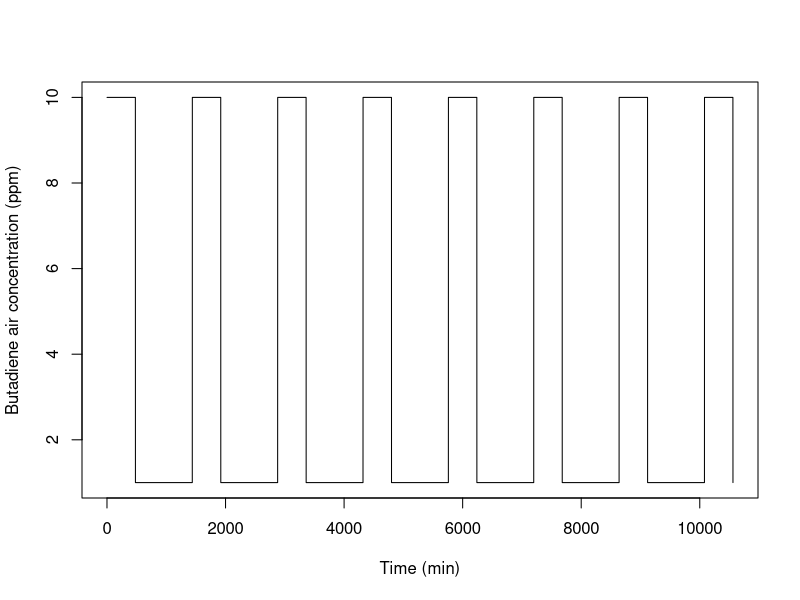
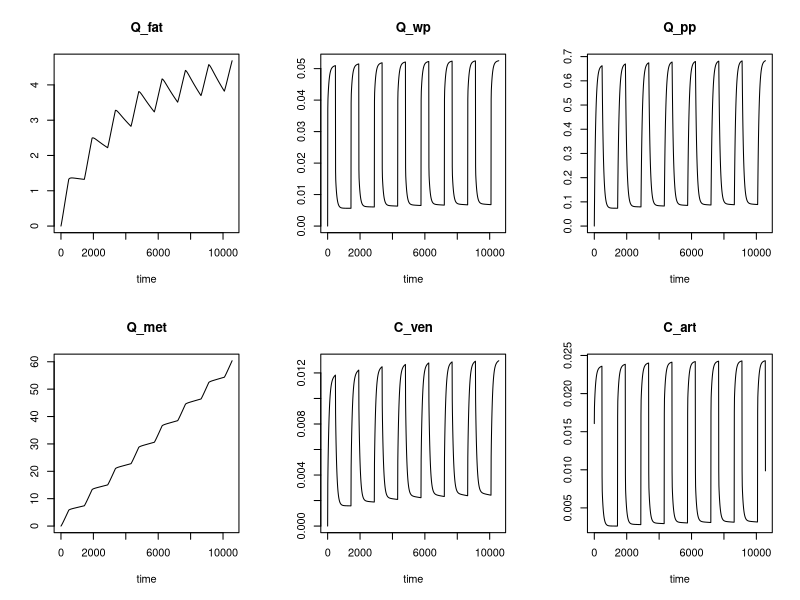
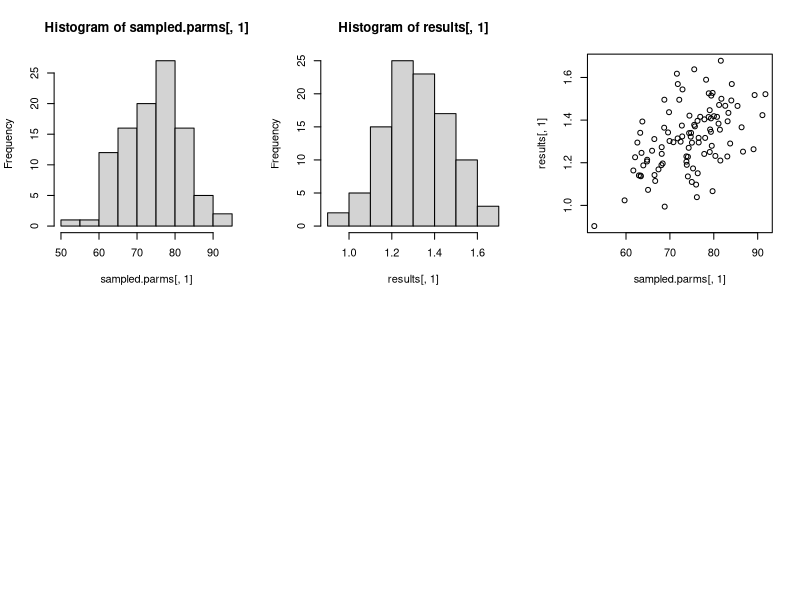

Generate these figures, in order, with R:
# Define and initialize the state variables
y <- c("Q_fat" = 0, # Quantity of butadiene in fat (mg)
       "Q_wp" = 0, # ~ in well-perfused (mg)
       "Q_pp" = 0, # ~ in poorly-perfused (mg)
       "Q_met" = 0) # ~ metabolized (mg)

# Define the model parameters
# Units:
# Volumes: liter
# Time: minute
# Flows: liter / minute
parameters <- c("BDM" = 73, # Body mass (kg)
               "Height" = 1.6, # Body height (m)
               "Age" = 40, # in years
               "Sex" = 1, # code 1 is male, 2 is female
               "Flow_pul" = 5, # Pulmonary ventilation rate (L/min)
               "Pct_Deadspace" = 0.7, # Fraction of pulmonary deadspace
               "Vent_Perf" = 1.14, # Ventilation over perfusion ratio
               "Pct_LBDM_wp" = 0.2, # wp tissue as fraction of lean mass
               "Pct_Flow_fat" = 0.1, # Fraction of cardiac output to fat
               "Pct_Flow_pp" = 0.35, # ~ to pp
               "PC_art" = 2, # Blood/air partition coefficient
               "PC_fat" = 22, # Fat/blood ~
               "PC_wp" = 0.8, # wp/blood ~
               "PC_pp" = 0.8, # pp/blood ~
               "Kmetwp" = 0.25) # Rate constant for metabolism

week_per_month <- 60 * 24 * 7 + 480 
x1 <- seq(0, week_per_month, 1440)
x2 <- seq(480, week_per_month, 1440)
duration <- as.vector(matrix(c(x1, x2), nrow = 2, byrow = TRUE))
exposure <- rep(c(10,1),length(duration)/2)

C_inh <- approxfun(x = duration, y = exposure, method="constant", f=0, rule=2)

# Check the input concentration profile just defined
plot(C_inh(1:week_per_month), xlab = "Time (min)",
     ylab = "Butadiene air concentration (ppm)", type = "l")

# Define the model equations
bd.model = function(t, y, parameters) {
  with (as.list(y), {
    with (as.list(parameters), {
      
      # Define the fixed parameters
      Height = 1.6
      Age = 40
      Sex = 1
      
      # Define some useful constants
      MW_bu = 54.0914 # butadiene molecular weight (in grams)
      ppm_per_mM = 24450 # ppm to mM under normal conditions
      # Conversions from/to ppm
      ppm_per_mg_per_l = ppm_per_mM / MW_bu
      mg_per_l_per_ppm = 1 / ppm_per_mg_per_l
      # Calculate Flow_alv from total pulmonary flow
      Flow_alv = Flow_pul * (1 - Pct_Deadspace)
      # Calculate total blood flow from Flow_alv and the V/P ratio
      Flow_tot = Flow_alv / Vent_Perf
      # Calculate fraction of body fat
      Pct_BDM_fat = (1.2 * BDM / (Height * Height) - 10.8
                     *(2 - Sex) +
                       0.23 * Age - 5.4) * 0.01
      # Actual volumes, 10% of body mass (bones…) get no butadiene
      Eff_V_fat = Pct_BDM_fat * BDM
      Eff_V_wp = Pct_LBDM_wp * BDM * (1 - Pct_BDM_fat)
      Eff_V_pp = 0.9 * BDM - Eff_V_fat - Eff_V_wp
      # Calculate actual blood flows from total flow and percent flows
      Flow_fat = Pct_Flow_fat * Flow_tot
      Flow_pp = Pct_Flow_pp * Flow_tot
      Flow_wp = Flow_tot * (1 - Pct_Flow_pp - Pct_Flow_fat)
      # Calculate the concentrations
      C_fat = Q_fat / Eff_V_fat
      C_wp = Q_wp / Eff_V_wp
      C_pp = Q_pp / Eff_V_pp
      # Venous blood concentrations at the organ exit
      Cout_fat = C_fat / PC_fat
      Cout_wp = C_wp / PC_wp
      Cout_pp = C_pp / PC_pp
      # Sum of Flow * Concentration for all compartments
      dQ_ven = Flow_fat * Cout_fat + Flow_wp * Cout_wp + Flow_pp * Cout_pp
      C_inh.current = C_inh(t) # to avoid calling C_inh() twice
      # Arterial blood concentration
      # Convert input given in ppm to mg/l to match other units
      C_art = (Flow_alv * C_inh.current * mg_per_l_per_ppm + dQ_ven) / (Flow_tot + Flow_alv / PC_art)
      # Venous blood concentration (mg/L)
      C_ven = dQ_ven / Flow_tot
      # Alveolar air concentration (mg/L)
      C_alv = C_art / PC_art
      # Exhaled air concentration (ppm!)
      if (C_alv <= 0) {
        C_exh = 10E-30 # avoid round off errors
      } else {
        C_exh = (1 - Pct_Deadspace) * C_alv * ppm_per_mg_per_l +
          Pct_Deadspace * C_inh.current
      }
      # Quantity metabolized in liver (included in well-perfused)
      dQmet_wp = Kmetwp * Q_wp
      # Differentials for quantities
      dQ_fat = Flow_fat * (C_art - Cout_fat)
      dQ_wp = Flow_wp * (C_art - Cout_wp) - dQmet_wp
      dQ_pp = Flow_pp * (C_art - Cout_pp)
      dQ_met = dQmet_wp
      # The function bd.model must return at least the derivatives
      list(c(dQ_fat, dQ_wp, dQ_pp, dQ_met), # derivatives
           c("C_ven" = C_ven, "C_art" = C_art)) # extra outputs
    }) # end with parameters
  }) # end with y
} # end bd.model

# Define the computation output times
times <- seq(from = 0, to = week_per_month, by = 10)
# Call the ODE solver
library(deSolve)
results <- ode(times = times, func = bd.model, y = y, parms = parameters)

# results is basically a table
results
# Plot the results of the simulation
plot(results)
# End
# End Simple Simulation.

# Monte Carlo simulations
# We assume that a simple simulation has already been run, so that
# y, parameters, C_inh, and bd.model have all been defined and that
# deSolve has been loaded.
for (iteration in 1:100) { # 1000 Monte Carlo simulations…
  # Sample randomly some parameters
  parameters["BDM"] = rnorm(1, 73, 7.3)
  parameters["Flow_pul"] = rnorm(1, 5, 0.5)
  parameters["PC_art"] = rnorm(1, 2, 0.2)
  parameters["Kmetwp"] = rnorm(1, 0.25, 0.025)
  # Reduce output times eventually. We only care about time 1440,
  # but time zero still needs to be specified
  times = c(0, 1440)
  # Integrate
  tmp = ode(times = times, func = bd.model, y = y, parms = parameters)
  if (iteration == 1) { # initialize
    results = tmp[2,-1]
    sampled.parms = c(parameters["BDM"],
                      parameters["Flow_pul"],
                      parameters["PC_art"], parameters["Kmetwp"])
  } else { # accumulate
    results = rbind(results, tmp[2,-1])
    sampled.parms = rbind(sampled.parms,
                          c(parameters["BDM"],
                            parameters["Flow_pul"],
                            parameters["PC_art"], parameters["Kmetwp"]))
  }
} # end Monte Carlo loop

# Save the results, specially if they took a long time to compute
save(sampled.parms, results, file="MTC.dat.xz", compress = "xz")
# use load(file="MTC.dat.xz") to read them back in
# Plot the results
hist(sampled.parms[,1])
hist(results[,1])
plot(sampled.parms[,1], results[,1])

# End Monte Carlo Simulations.
#============================
